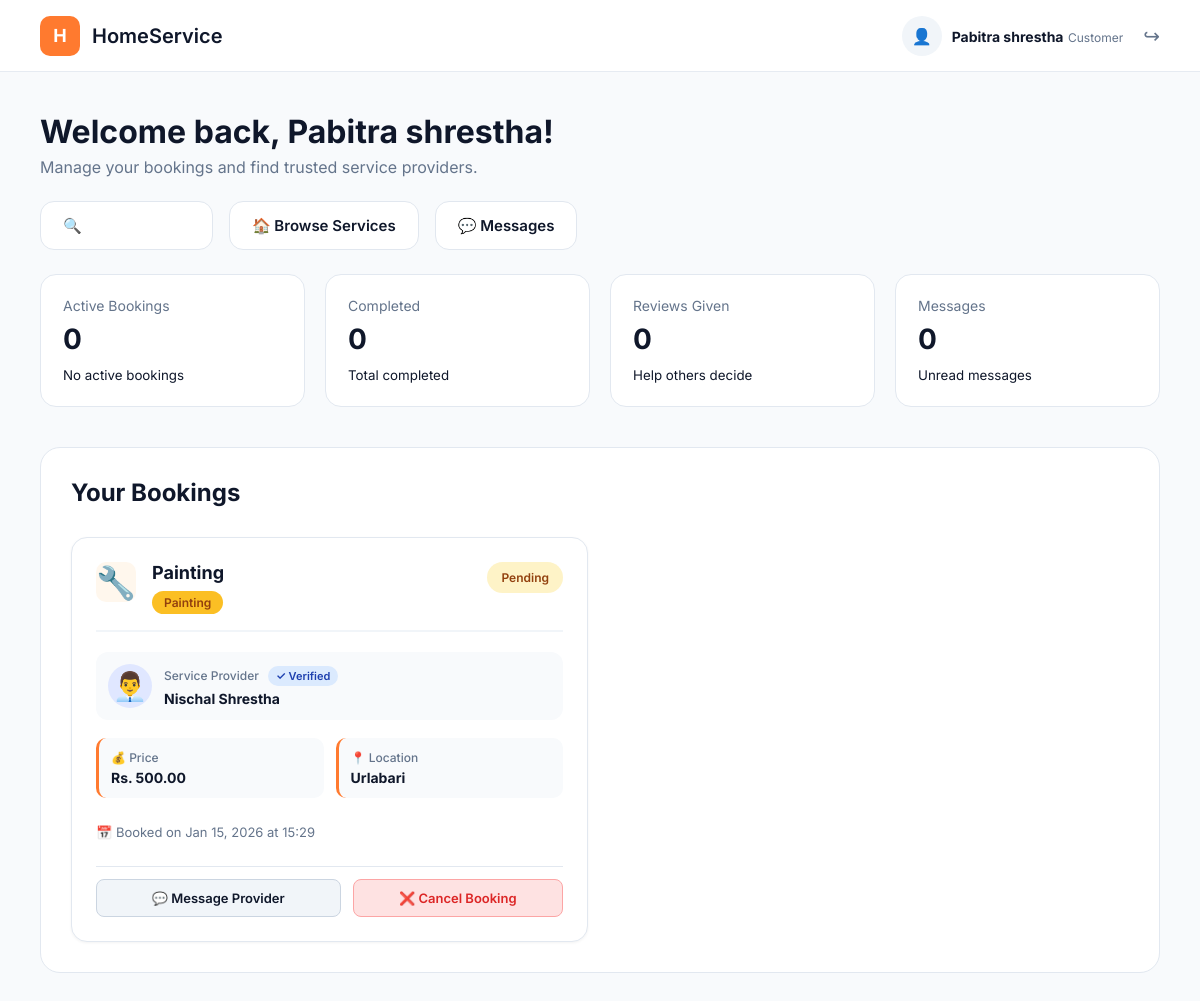
The page /account/dashboard/customer/ (signed in) on the database as committed earlier.
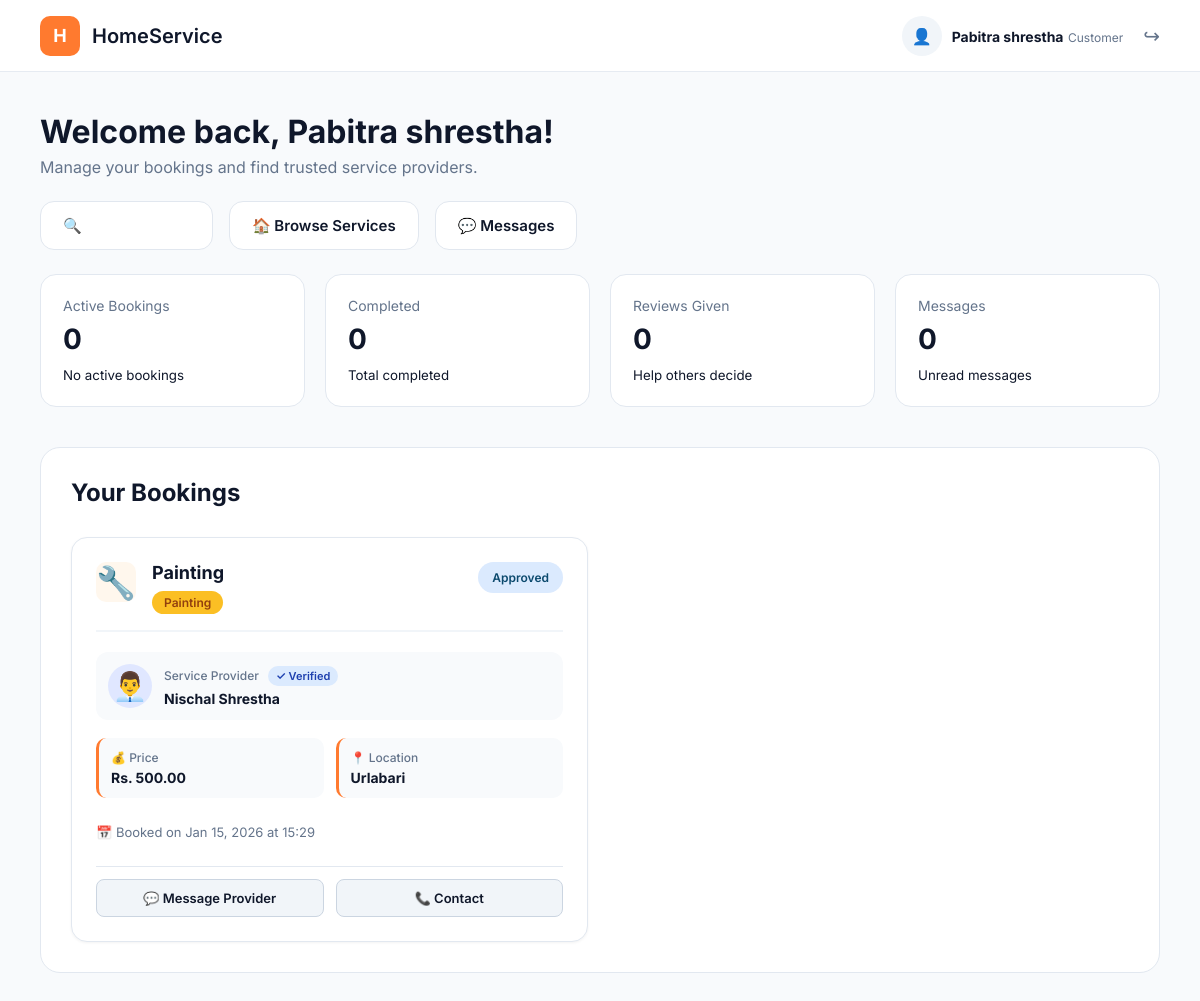
The same page on the database as committed later.
### booking/models.py (models this page shows, shortened)
class Booking(models.Model):
    customer = models.ForeignKey(
        User,
        on_delete=models.CASCADE,
        related_name="bookings"
    )
    service = models.ForeignKey(
        Service,
        on_delete=models.CASCADE,
        related_name="bookings"
    )
    booking_date = models.DateTimeField(auto_now_add=True)
    booking_time = models.TimeField(
        null=True,
        blank=True
    )
    location = models.CharField(
        max_length=255,
        null=True,
        blank=True
    )
    STATUS_CHOICES = [
        ("pending", "Pending"),
        ("approved", "Approved"),
        ("rejected", "Rejected"),
        ("completed", "Completed"),
        ("cancelled", "Cancelled"),
    ]
    status = models.CharField(
        max_length=20,
        choices=STATUS_CHOICES,
        default="pending"
    )
    created_at = models.DateTimeField(auto_now_add=True)

class Service(models.Model):
    provider = models.ForeignKey(
        Profile,
        on_delete=models.CASCADE,
        related_name="services"
    )
    name = models.CharField(max_length=100)
    description = models.TextField()
    category = models.CharField(
        max_length=50,
        choices=CATEGORY_CHOICES
    )
    price = models.DecimalField(
        max_digits=10,
        decimal_places=2,
        default=0.00
    )
    location = models.CharField(
        max_length=255,
        null=True,
        blank=True
    )
    is_active = models.BooleanField(default=True)
    created_at = models.DateTimeField(auto_now_add=True)

### account/models.py (models this page shows, shortened)
class Profile(models.Model):
    ROLE_CHOICES = (
        ('customer', 'Customer'),
        ('provider', 'Service Provider'),
    )
    CATEGORY_CHOICES = [
        ("painting", "Painting"),
        ("plumbing", "Plumbing"),
        ("electrical", "Electrical"),
        ("cleaning", "Cleaning"),
        ("carpentry", "Carpentry"),
        ("ac_repair", "AC Repair"),
    ]
    user = models.OneToOneField(
        User,
        on_delete=models.CASCADE,
        related_name='profile'
    )
    role = models.CharField(
        max_length=20,
    )
    verified_categories = models.CharField(
        max_length=255,
        null=True,
        blank=True,
        help_text="Comma-separated list of verified categories"
    )
    location = models.CharField(
        max_length=255,
        null=True,
        blank=True
    )
    latitude = models.FloatField(null=True, blank=True)
    longitude = models.FloatField(null=True, blank=True)
    is_verified = models.BooleanField(default=False)
    email_token = models.CharField(
        max_length=100,
        null=True,
        blank=True
    )
    created_at = models.DateTimeField(auto_now_add=True)
    updated_at = models.DateTimeField(auto_now=True)

### account/views.py (the view)
# urls.py: path("dashboard/customer/", views.customer_dashboard, name="customer_dashboard"),
@login_required
def customer_dashboard(request):
    bookings = Booking.objects.filter(
        customer=request.user
    ).order_by("-booking_date")
    return render(request, "account/customer_dashboard.html", {
        "bookings": bookings
    })

### account/templates/account/customer_dashboard.html (shortened to what the changed rows need)
{% load static %}
<!DOCTYPE html>
<html lang="en">
<head>
    <link rel="stylesheet" href="{% static 'account/css/dashboard.css' %}">
</head>
<body>
<main class="container">
    <h1>Welcome back, {{ request.user.first_name }}!</h1>
    <section class="stats">
        <div class="card">
            <h2>0</h2>
        </div>
        <div class="card">
            <h2>0</h2>
        </div>
        <div class="card">
            <h2>0</h2>
        </div>
        <div class="card">
            <h2>0</h2>
        </div>
    </section>
    <section class="bookings">
        <h2>Your Bookings</h2>
        {% if bookings %}
        <div class="bookings-list">
            {% for booking in bookings %}
            {% if booking.status != "cancelled" %}
            <div class="booking-card">
                <div class="card-top">
                    <div class="service-icon">🔧</div>
                    <div class="card-title-section">
                        <h3 class="service-name">{{ booking.service.name }}</h3>
                        <span class="category-badge">{{ booking.service.get_category_display }}</span>
                    </div>
                    <span class="status status-{{ booking.status }}">{{ booking.get_status_display }}</span>
                </div>
                <div class="provider-info">
                    <div class="provider-avatar">👨‍💼</div>
                    <div class="provider-details">
                        <p class="provider-label">Service Provider
                            {% if booking.service.provider.is_verified %}
                            <span class="verified-badge-inline">✓ Verified</span>
                            {% endif %}
                        </p>
                        <p class="provider-name">{{ booking.service.provider.user.get_full_name }}</p>
                    </div>
                </div>
                <div class="info-grid">
                    <div class="info-item">
                        <span class="info-label">💰 Price</span>
                        <span class="info-value">Rs. {{ booking.service.price }}</span>
                    </div>
                    {% if booking.location %}
                    <div class="info-item">
                        <span class="info-label">📍 Location</span>
                        <span class="info-value">{{ booking.location }}</span>
                    </div>
                    {% endif %}
                </div>
                <div class="booking-date">
                    <span>📅 Booked on {{ booking.created_at|date:"M d, Y" }} at {{ booking.created_at|time:"H:i" }}</span>
                </div>
                <div class="card-actions">
                    <a href="{% url 'view_messages' booking.id %}" class="btn-secondary" style="text-decoration: none; text-align: center;">💬 Message Provider</a>
                    {% if booking.status == "pending" %}
                    <form method="POST" action="{% url 'cancel_booking' booking.id %}" style="flex: 1;">
                        <button type="submit" class="btn-cancel" onclick="return confirm('Are you sure you want to cancel this booking?');">❌ Cancel Booking</button>
                    </form>
                    {% else %}
                    <button class="btn-secondary">📞 Contact</button>
                    {% endif %}
                </div>
            </div>
            {% endif %}
            {% endfor %}
        </div>
        {% endif %}
    </section>
</main>
</body>
</html>

Rows that differ between the two databases and show on the page:
changed Booking "Urlabari": status "Pending" → "Approved"; status "❌ Cancel Booking" → "📞 Contact"
